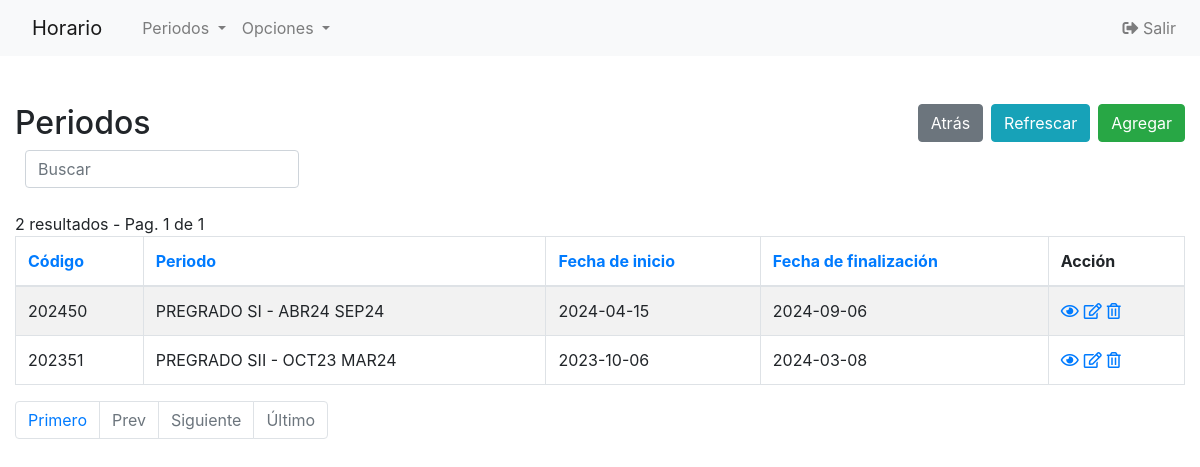
The page /Codigo/php/periodos-index.php (signed in) on the database its author committed.
### tables this page shows
CREATE TABLE `periodos` (
  `ID_periodo` int(11) NOT NULL,
  `codigo` varchar(6) DEFAULT NULL,
  `nombre` varchar(45) DEFAULT NULL,
  `fecha_inicio` date DEFAULT NULL,
  `fecha_fin` date DEFAULT NULL,
  `estado` int(11) NOT NULL DEFAULT '0'
);

### Codigo/php/config.php (called while the page is built, shortened)
<?php
$no_of_records_per_page = 10;
?>

### Codigo/php/periodos-index.php (the view, shortened to what this page needs)
<!DOCTYPE html>
<html lang="en">
<head>
    <link rel="stylesheet" href="https://stackpath.bootstrapcdn.com/bootstrap/4.5.0/css/bootstrap.min.css">
</head>
<?php require_once('navbar.php'); ?>
<body>
    <section class="pt-5">
        <div class="container-fluid">
            <div class="row">
                <div class="col-md-12">
                    <div class="page-header clearfix">
                        <h2 class="float-left">Periodos</h2>
                        <a href="periodos-create.php" class="btn btn-success float-right">Agregar</a>
                        <a href="periodos-index.php" class="btn btn-info float-right mr-2">Refrescar</a>
                        <a href="index1.php" class="btn btn-secondary float-right mr-2">Atrás</a>
                    </div>
                    <div class="form-row">
                        <form action="periodos-index.php" method="get">
                        <div class="col">
                          <input type="text" class="form-control" placeholder="Buscar" name="search">
                        </div>
                    </div>
                    <br>
                    <?php
                    require_once "config.php";
                    $domain   = $_SERVER['HTTP_HOST'];
                    $script   = $_SERVER['SCRIPT_NAME'];
                    $parameters   = $_GET ? $_SERVER['QUERY_STRING'] : "" ;
                    $protocol=($_SERVER['HTTPS'] == "on" ? "https" : "http");
                    $currenturl = $protocol . '://' . $domain. $script . '?' . $parameters;
                    if (isset($_GET['pageno'])) {
                        $pageno = $_GET['pageno'];
                    } else {
                        $pageno = 1;
                    }
                    $offset = ($pageno-1) * $no_of_records_per_page;
                    $total_pages_sql = "SELECT COUNT(*) FROM periodos";
                    $result = mysqli_query($link,$total_pages_sql);
                    $total_rows = mysqli_fetch_array($result)[0];
                    $total_pages = ceil($total_rows / $no_of_records_per_page);
                    $order = 'ID_periodo';
                    $sortBy = array('asc', 'desc'); $sort = 'desc';
                    $sql = "SELECT * FROM periodos ORDER BY $order $sort LIMIT $offset, $no_of_records_per_page";
                    $count_pages = "SELECT * FROM periodos";
                    if(!empty($_GET['search'])) {
                        $search = ($_GET['search']);
                        $sql = "SELECT * FROM periodos
                            WHERE CONCAT_WS (codigo,nombre,fecha_inicio,fecha_fin)
                            LIKE '%$search%'
                            ORDER BY $order $sort
                            LIMIT $offset, $no_of_records_per_page";
                        $count_pages = "SELECT * FROM periodos
                            WHERE CONCAT_WS (codigo,nombre,fecha_inicio,fecha_fin)
                            LIKE '%$search%'
                            ORDER BY $order $sort";
                    }
                    else {
                        $search = "";
                    }
                    if($result = mysqli_query($link, $sql)){
                        if(mysqli_num_rows($result) > 0){
                            if ($result_count = mysqli_query($link, $count_pages)) {
                               $total_pages = ceil(mysqli_num_rows($result_count) / $no_of_records_per_page);
                           }
                            $number_of_results = mysqli_num_rows($result_count);
                            echo " " . $number_of_results . " resultados - Pag. " . $pageno . " de " . $total_pages;
                            echo "<table class='table table-bordered table-striped'>";
                                echo "<thead>";
                                    echo "<tr>";
                                        echo "<th><a href=?search=$search&sort=&order=codigo&sort=$sort>Código</th>";
										echo "<th><a href=?search=$search&sort=&order=nombre&sort=$sort>Periodo</th>";
										echo "<th><a href=?search=$search&sort=&order=fecha_inicio&sort=$sort>Fecha de inicio</th>";
										echo "<th><a href=?search=$search&sort=&order=fecha_fin&sort=$sort>Fecha de finalización</th>";
                                        echo "<th>Acción</th>";
                                    echo "</tr>";
                                echo "</thead>";
                                echo "<tbody>";
                                while($row = mysqli_fetch_array($result)){
                                    echo "<tr>";
                                    echo "<td>" . htmlspecialchars($row['codigo']) . "</td>";echo "<td>" . htmlspecialchars($row['nombre']) . "</td>";echo "<td>" . htmlspecialchars($row['fecha_inicio']) . "</td>";echo "<td>" . htmlspecialchars($row['fecha_fin']) . "</td>";
                                        echo "<td>";
                                            echo "<a href='periodos-read.php?ID_periodo=". $row['ID_periodo'] ."' title='View Record' data-toggle='tooltip'><i class='far fa-eye'></i></a>";
                                            echo "<a href='periodos-update.php?ID_periodo=". $row['ID_periodo'] ."' title='Update Record' data-toggle='tooltip'><i class='far fa-edit'></i></a>";
                                            echo "<a href='periodos-delete.php?ID_periodo=". $row['ID_periodo'] ."' title='Delete Record' data-toggle='tooltip'><i class='far fa-trash-alt'></i></a>";
                                        echo "</td>";
                                    echo "</tr>";
                                }
                                echo "</tbody>";
                            echo "</table>";
?>
                                <ul class="pagination" align-right>
                                <?php
                                    $new_url = preg_replace('/&?pageno=[^&]*/', '', $currenturl);
                                 ?>
                                    <li class="page-item"><a class="page-link" href="<?php echo $new_url .'&pageno=1' ?>">Primero</a></li>
                                    <li class="page-item <?php if($pageno <= 1){ echo 'disabled'; } ?>">
                                        <a class="page-link" href="<?php if($pageno <= 1){ echo '#'; } else { echo $new_url ."&pageno=".($pageno - 1); } ?>">Prev</a>
                                    </li>
                                    <li class="page-item <?php if($pageno >= $total_pages){ echo 'disabled'; } ?>">
                                        <a class="page-link" href="<?php if($pageno >= $total_pages){ echo '#'; } else { echo $new_url . "&pageno=".($pageno + 1); } ?>">Siguiente</a>
                                    </li>
                                    <li class="page-item <?php if($pageno >= $total_pages){ echo 'disabled'; } ?>">
                                        <a class="page-item"><a class="page-link" href="<?php echo $new_url .'&pageno=' . $total_pages; ?>">Último</a>
                                    </li>
                                </ul>
<?php
                        } else{
                            echo "<p class='lead'><em>No records were found.</em></p>";
                        }
                    } else{
                        echo "ERROR: Could not able to execute $sql. " . mysqli_error($link);
                    }
                    ?>
                </div>
            </div>
        </div>
    </section>
</body>
</html>

### Codigo/php/periodos-index.php (style rules this page uses)
.page-header h2 { margin-top: 0; }
table tr td:last-child a { margin-right: 5px; }
body { font-size: 14px; }

### rows shown on the page
periodos: codigo "202450", nombre "PREGRADO SI - ABR24 SEP24", fecha_inicio "2024-04-15", fecha_fin "2024-09-06"
periodos: codigo "202351", nombre "PREGRADO SII - OCT23 MAR24", fecha_inicio "2023-10-06", fecha_fin "2024-03-08"

### other values the page prints
$number_of_results "2"
$pageno "1"
$total_pages "1"
